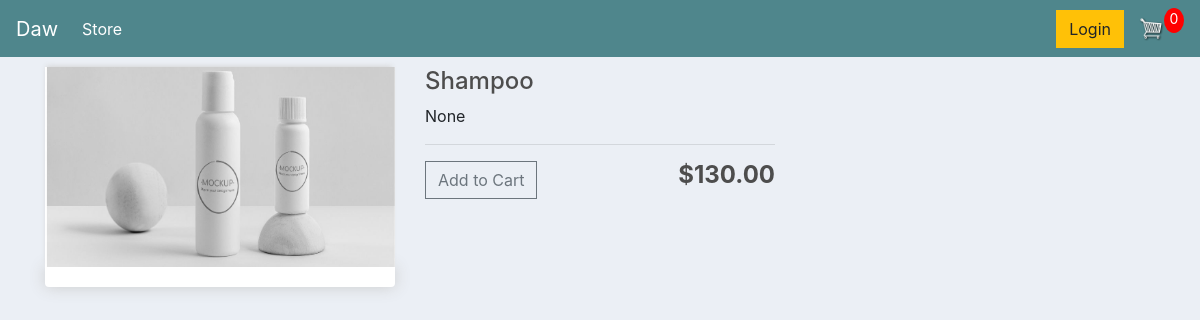
The page /cart/Shampoo/ on the database its author committed.
### ecommerce/models.py (models this page shows, shortened)
class Product(models.Model):
    name = models.CharField(max_length=200)
    price = models.DecimalField(max_digits=7, decimal_places=2)
    digital = models.BooleanField(default=False, null=True, blank=True)
    image = models.ImageField(null=True, blank=True)
    description = models.CharField(max_length=600, null=True)
    @property
    def imageURL(self):
        try:
            url = self.image.url
        except:
            url = ''
        return url

### ecommerce/views.py (the view)
# urls.py: path('cart/<slug:name>/', views.product, name="product"),
def product(request, name):
    data = cartData(request)
    cartItems = data['cartItems']
    try:
        product = Product.objects.get(name=name)
    except:
        raise Http404
    context = {
        'product': product,
        'cartItems': cartItems
        }
    return render(request, 'store/product.html', context)

### ecommerce/utils.py (called while the page is built, shortened)
def cookieCart(request):
	try:
		cart = json.loads(request.COOKIES['cart'])
	except:
		cart = {}
		print('CART:', cart)
	items = []
	order = {'get_cart_total':0, 'get_cart_items':0, 'shipping':False}
	cartItems = order['get_cart_items']
	return {'cartItems':cartItems ,'order':order, 'items':items}

def cartData(request):
	if request.user.is_authenticated:
		customer = Customer.objects.get(user=request.user)
		order, created = Order.objects.get_or_create(customer=customer, complete=False)
		items = order.orderitem_set.all()
		cartItems = order.get_cart_items
	else:
		cookieData = cookieCart(request)
		cartItems = cookieData['cartItems']
		order = cookieData['order']
		items = cookieData['items']
	return {'cartItems':cartItems ,'order':order, 'items':items}

### ecommerce/templates/store/product.html
{% extends 'store/main.html' %}
{% load static %}
{% block content %}
	<div class="row">
		<div class="col-lg-4">
			<img class="thumbnail" src="{{product.imageURL}}">
			<div class="box-element product">
			</div>
		</div>
        <div class="col-lg-4">
            <h4>{{product.name}}</h4>
            <p>{{product.description}}</p>
			<hr>
			<button data-product="{{product.id}}" data-action="add" class="btn btn-outline-secondary add-btn update-cart">Add to Cart</button>
			<h4 style="display: inline-block; float: right"><strong>${{product.price}}</strong></h4>
        </div>
	</div>
{% endblock content %}

### static/css/main.css (style rules this page uses)
body { background-color: hsl(0, 0%, 98%); }
h1,h2,h3,h4,h5,h6 { color:hsl(0, 0%, 30%); }
.box-element { box-shadow:hsl(0, 0%, 80%) 0 0 16px; background-color: #fff; border-radius: 4px; padding: 10px; }
.thumbnail { width: 100%; height: 200px; -webkit-box-shadow: -1px -3px 5px -2px rgba(214,214,214,1); -moz-box-shadow: -1px -3px 5px -2px rgba(214,214,214,1); box-shadow: -1px -3px 5px -2px rgba(214,214,214,1); }
.product { border-radius: 0 0 4px 4px; }
.col-lg-4, .col-lg-6, .col-lg-8, .col-lg-12 { margin-top: 10px; }
.btn { border-radius: 0; }
body { background-color: #ebeff5; }

### rows shown on the page
Product: imageURL (picture), name "Shampoo", description "None", price "130.00"

### other values the page prints
{{ cartItems }} "0"
